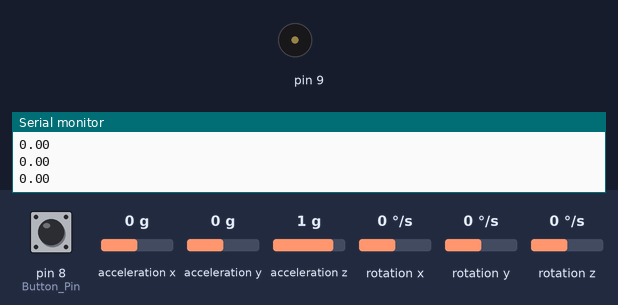
Bench run of a sketch on a simulated Arduino Uno, built with avr-gcc and run on an emulated ATmega328P. On the bench: buzzer (waves = sounding), the last lines printed to the serial monitor. The test bench sets the inputs (shaded band); at power-on: pin 8 (Button_Pin) HIGH, acceleration x 0 g, acceleration y 0 g, acceleration z 1 g, rotation x 0 °/s, rotation y 0 °/s, rotation z 0 °/s.

Above: at 1.2 s.
1.3 s: pin 8 (Button_Pin) pulled LOW for 1 s
At 5.89 s:
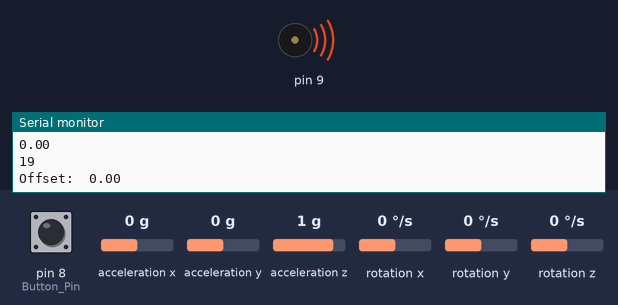
8.6 s: pin 8 (Button_Pin) pulled LOW for 1 s
At 10.9 s:
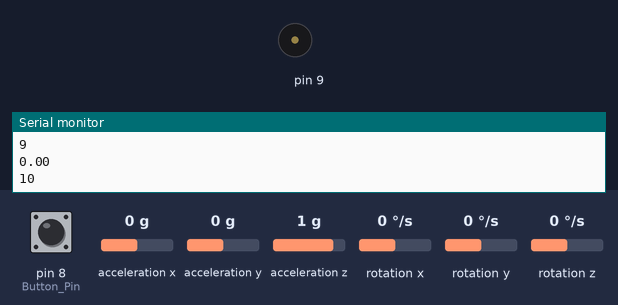
Timing chart, 0 to 13.6 s (numbered marks = the images above; inputs shaded):
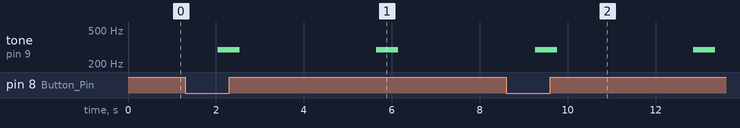

Measured:
- after the input at 1.3 s, tone on pin 9: alternates 294 Hz for 0.50 s and silent for 3.1 s, starting after 0.74 s
- after the input at 8.6 s, tone on pin 9: alternates 294 Hz for 0.50 s and silent for 3.1 s, starting after 0.66 s

The sketch:

external_sensor_v1.1.ino
```cpp
/*
 ************************************************
 * project:      	LevelIT
 * file:         	external_sensor_v1.1
 * dev:          	Malte Schoenert
					        Jack Kittelmann
 * created on:   	2021-02-07
 ************************************************
*/

// libs
#include <SoftwareSerial.h>
#include <Wire.h>
#include <Buzzer.h>
#include <Bounce2.h>
#include <MPU6050.h>

// vars
int gX = 0, gY, gZ;
const int Button_Pin = 8;
const int Buzzer_Signal = 9;
const int Bluetooth_RX = 10;
const int Bluetooth_TX = 11;
int count, myData[20];
float offsetX, sumX;

// init
MPU6050 mpu;
SoftwareSerial BT(Bluetooth_RX, Bluetooth_TX);
Buzzer buzzer(Buzzer_Signal);
Bounce myButton = Bounce();

void setup()
{
  BT.begin(9600);
  mpu.begin(MPU6050_SCALE_2000DPS, MPU6050_RANGE_2G);
  Serial.begin(9600);

  pinMode(Button_Pin,INPUT_PULLUP);
  myButton.attach(Button_Pin);
  myButton.interval(5); // 5ms zum Entprellen

  Serial.println("init");
}


void loop()
{
  //Offset beim drücken des Tasters S1 bestimmen
  myButton.update();
  if(myButton.fallingEdge()){
      buzzer.sound(NOTE_D4, 500);
      count = 0;
      //2s Werte einlesen
      while (count < 20) {
        Vector rawAccel = mpu.readRawAccel();
        myData[count] = rawAccel.XAxis/200;
        Serial.println((rawAccel.XAxis/200));
        Serial.println(count);
        count = count+1;
        delay(100);
      }
      //Mittelwert bilden
      count = 0;
      sumX = 0;
      while (count < 20) {
        sumX = sumX + myData[count];
        count = count+1;
      }
      offsetX = sumX/20;
      Serial.print("Offset:  ");
      Serial.println(offsetX);
      delay(1000);
      buzzer.sound(NOTE_D4, 500);
  }

  Vector rawAccel = mpu.readRawAccel();
  Vector normAccel = mpu.readNormalizeAccel();

  BT.println((rawAccel.XAxis/200)-offsetX);
  Serial.println((rawAccel.XAxis/200)-offsetX);

  delay(500);

}
```
